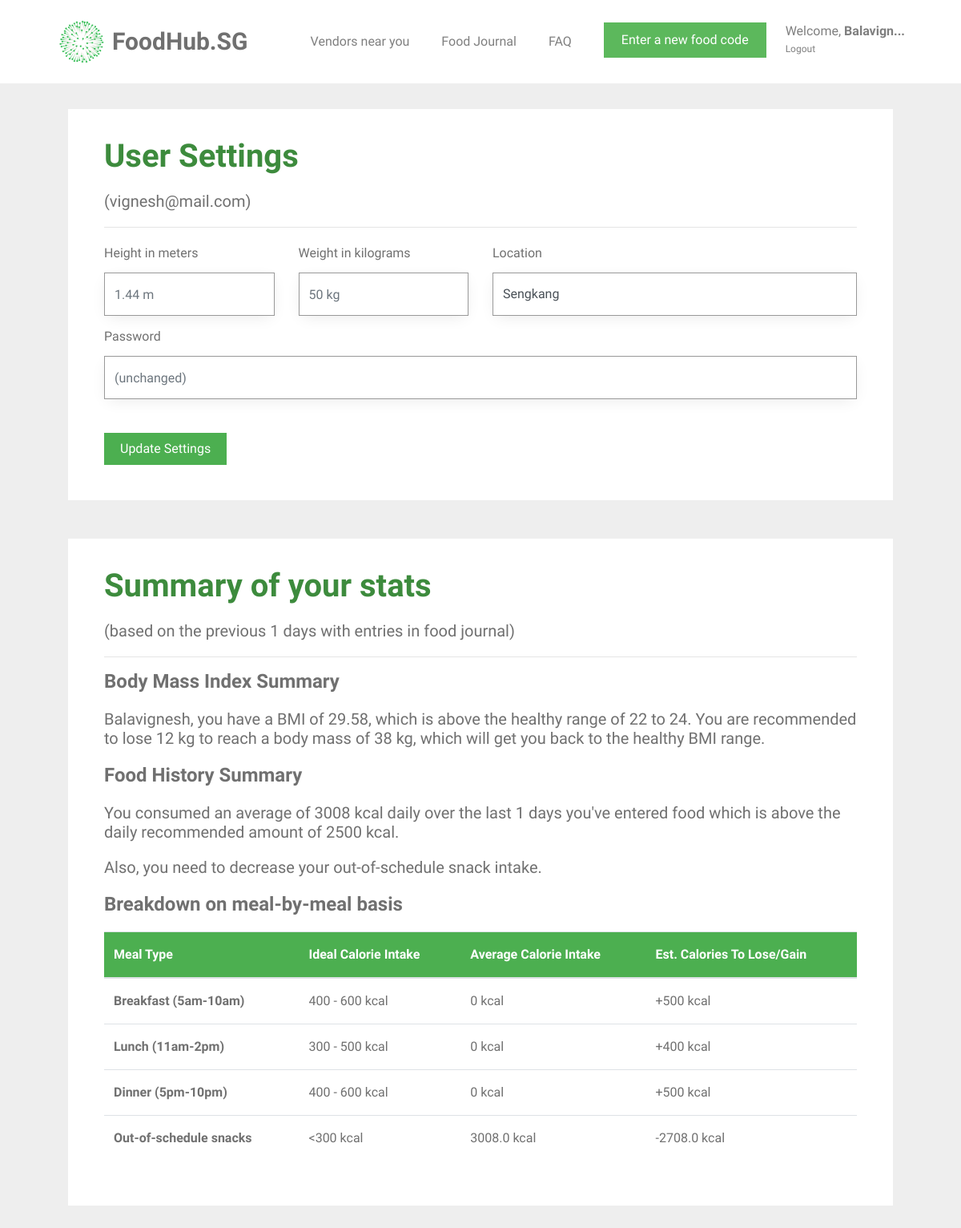
Page /user_settings (signed in) on the earlier database version.
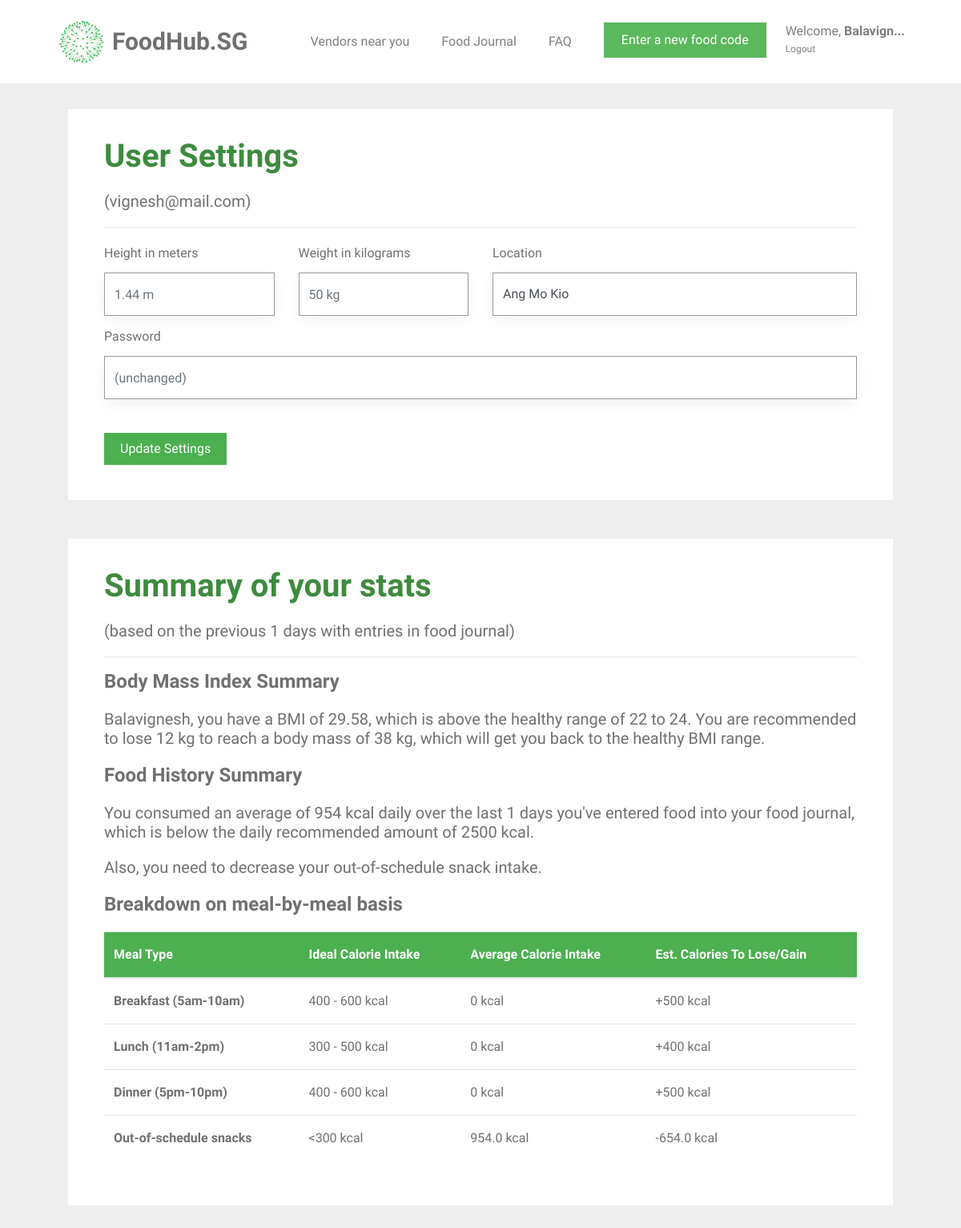
Same page on the later database version.
### tables this page shows
CREATE TABLE user (
  id INTEGER PRIMARY KEY AUTOINCREMENT,
  name TEXT NOT NULL,
  email VARCHAR(512) UNIQUE NOT NULL,
  password TEXT NOT NULL,
  height INTEGER NOT NULL,
  weight INTEGER NOT NULL,
  location TEXT NOT NULL,
  status BOOLEAN NOT NULL
);

### foodhubsg/user.py (the view, shortened to what this page needs)
@bp.route('/user_settings', methods=('GET', 'POST'))
@login_required
def user_settings():
    db = get_db()
    food_items = db.execute(
        'SELECT f.id, creator_id, food_name, created, calories, food_code, email'
        ' FROM food_entry f JOIN user u ON f.creator_id = u.id'
        ' WHERE f.creator_id = ? AND DATE(f.created) IN'
        ' (SELECT DISTINCT DATE(created) FROM food_entry '
        ' WHERE NOT date(f.created) = date("now") ORDER BY datetime(created) DESC LIMIT 8)'
        ' ORDER BY datetime(created) DESC',
        (g.user['id'],),
    ).fetchall()
    users = db.execute(
        'SELECT id, name, email, password, height, weight, location'
        ' FROM user'
        ' WHERE id = ?',
        (g.user['id'],),
    ).fetchall()
    user_info = ProcessUserInfo(food_items, users)
    info = user_info.get_info()
    return render_template('user/user_settings.html',
                           name=info["name"], weight=info["weight"], height=info["height"], email=info["email"],
                           password=info["password"], user_location=info["user_location"], bmi_statement=info["bmi_statement"],
                           calories_statement=info["calories_statement"], number_of_days=info["number_of_days"],
                           user_average_calories=info["user_average_calories"], food_exists=info["food_exists"],
                           snack_message=info["snack_message"], average_breakfast_calories=info["average_breakfast_calories"],
                           average_lunch_calories=info["average_lunch_calories"], average_dinner_calories=info["average_dinner_calories"],
                           average_snack_calories=info["average_snack_calories"])

### foodhubsg/auth.py (called while the page is built)
def login_required(view):
    @functools.wraps(view)
    def wrapped_view(**kwargs):
        if g.user is None:
            return redirect(url_for('auth.login'))
        if g.user["id"] == 0:
            return redirect(url_for('support.support'))
        return view(**kwargs)
    return wrapped_view

@bp.before_app_request
def load_logged_in_user():
    user_id = session.get('user_id')
    if user_id is None:
        g.user = None
    else:
        g.user = get_db().execute(
            'SELECT * FROM user WHERE id = ?', (user_id,)
        ).fetchone()

### foodhubsg/classes.py (called while the page is built)
def remove_duplicates(values):
    output = []
    seen = set()
    for value in values:
        if value not in seen:
            output.append(value)
            seen.add(value)
    return output

    def get_area(self):
        return self.__area

### foodhubsg/db.py (called while the page is built)
def get_db():
    if 'db' not in g:
        g.db = sqlite3.connect(
            current_app.config['DATABASE'],
            detect_types=sqlite3.PARSE_DECLTYPES
        )
        g.db.row_factory = sqlite3.Row
    return g.db

### foodhubsg/templates/user/user_settings.html (shortened to what the changed rows need)
{% extends 'base.html' %}
{% block content %}
<div id="colorlib-container">
    <div class="container">
        <div class="col-md-12">
            <div class="box1">
            <div class="row row-pb-md">
                <div class="col-md-12">
                    <header>
                        <h1 class="font_color"><b>User Settings</b></h1>
                        <h5>({{ email }})</h5>
                        <hr>
                    </header>
                    <form method="post">
                        <div class="row form-group">
                            <div class="col-md-3">
                                <label>Height in meters</label>
                                <input name="height" id="height" type="number" step="0.01" class="form-control" value="{{ request.form['height'] }}" placeholder="{{ g.user['height'] }} m">
                            </div>
                            <div class="col-md-3">
                                <label>Weight in kilograms</label>
                                <input name="weight" id="weight" type="number" step="0.01" class="form-control" value="{{ request.form['weight'] }}" placeholder="{{ g.user['weight'] }} kg">
                            </div>
                            <div class="col-md-6" style="padding-bottom: 10px;">
                                <label>Location</label>
                                <select class="custom-select form-control" id="inputGroupSelect02" name="new-location">
                                    <option selected>{{ user_location }}</option>
                                </select>
                            </div>
                        </div>
                        <br>
                    </form>
                </div>
            </div>
            </div>
        </div>
        <div class="col-md-12">
            <div class="box1">
            <div class="row row-pb-md">
                <div class="col-md-12">
                    <header id="summary-header">
                        <h1 class="font_color"><b>Summary of your stats</b></h1>
                        {% if number_of_days == 0 %}
                        {% else %}
                            <h5>(based on the previous {{ number_of_days }} days with entries in food journal)</h5>
                        {% endif %}
                        <hr>
                    </header>
                    <h4><b>Body Mass Index Summary</b></h4>
                    <h5>{{ bmi_statement }}</h5>
                    <h4><b>Food History Summary</b></h4>
                    {% if food_exists == 0 %}
                        <h5>You have not added enough food to your journal to generate a summary. Keep adding more food!</h5>
                    {% else %}
                        <h5>{{ calories_statement }}</h5>
                        {% if snack_message != None %}
                            <h5>{{ snack_message }}</h5>
                        {% endif %}
                    <h4><b>Breakdown on meal-by-meal basis</b></h4>
                        <table class="table">
                            <thead class="thead-green">
                                <tr>
                                    <th scope="col">Meal Type</th>
                                    <th scope="col">Ideal Calorie Intake</th>
                                    <th scope="col">Average Calorie Intake</th>
                                    <th scope="col">Est. Calories To Lose/Gain</th>
                                </tr>
                            </thead>
                            <tbody>
                                <tr>
                                    <th scope="row">Breakfast (5am-10am)</th>
                                    <td>400 - 600 kcal</td>
                                    <td>{{ average_breakfast_calories }} kcal</td>
                                    <td>
                                      {% if average_breakfast_calories < 400 %}
                                          +{{ (average_breakfast_calories - 500)|round(2)|abs }} kcal
                                      {% elif average_breakfast_calories > 600 %}
                                          -{{ (average_breakfast_calories - 500)|round(2)|abs }} kcal
                                      {% else %}
                                          Your breakfast intake is within limit
                                      {% endif %}
                                    </td>
                                </tr>
                                <tr>
                                    <th scope="row">Lunch (11am-2pm)</th>
                                    <td>300 - 500 kcal</td>
                                    <td>{{ average_lunch_calories }} kcal</td>
                                    <td>
                                        {% if average_lunch_calories < 300 %}
                                            +{{ (average_lunch_calories - 400)|round(2)|abs }} kcal
                                        {% elif average_lunch_calories > 500 %}
                                            -{{ (average_lunch_calories - 400)|round(2)|abs }} kcal
                                        {% else %}
                                            Your lunch intake is within limit
                                        {% endif %}
                                    </td>
                                </tr>
                                <tr>
                                    <th scope="row">Dinner (5pm-10pm)</th>
                                    <td>400 - 600 kcal</td>
                                    <td>{{ average_dinner_calories }} kcal</td>
                                    <td>
                                        {% if average_dinner_calories < 400 %}
                                            +{{ (average_dinner_calories - 500)|round(2)|abs }} kcal
                                        {% elif average_dinner_calories > 600 %}
                                            -{{ (average_dinner_calories - 500)|round(2)|abs }} kcal
                                        {% else %}
                                            Your dinner intake is within limit
                                        {% endif %}
                                    </td>
                                </tr>
                                <tr>
                                    <th scope="row">Out-of-schedule snacks</th>
                                    <td><300 kcal</td>
                                    <td>{{ average_snack_calories }} kcal</td>
                                    <td>
                                        {% if (average_snack_calories > 300) %}
                                            -{{ (average_snack_calories - 300)|round(2)|abs }} kcal
                                        {% else %}
                                            Your snack intake is within limit
                                        {% endif %}
                                    </td>
                                </tr>
                            </tbody>
                        </table>
                    {% endif %}
                </div>
            </div>
            </div>
        </div>
    </div>
</div>
{% endblock %}

Differences in the rows shown:
changed user "vignesh@mail.com": new-location "Sengkang" → "Ang Mo Kio"
Other differences:
{{ calories_statement }}: "You consumed an average of 3008 kcal daily over the last 1 days you've entered food which is above the daily recommended amount of 2500 kcal." → "…consumed an average of 954 kcal daily over the last 1 days you've entered food into your food journal, which is below the daily recommended amount…"
{{ average_snack_calories }}: "3008.0" → "954.0"
{{ (average_snack_calories - 300)|round(2)|abs }}: "2708.0" → "654.0"
